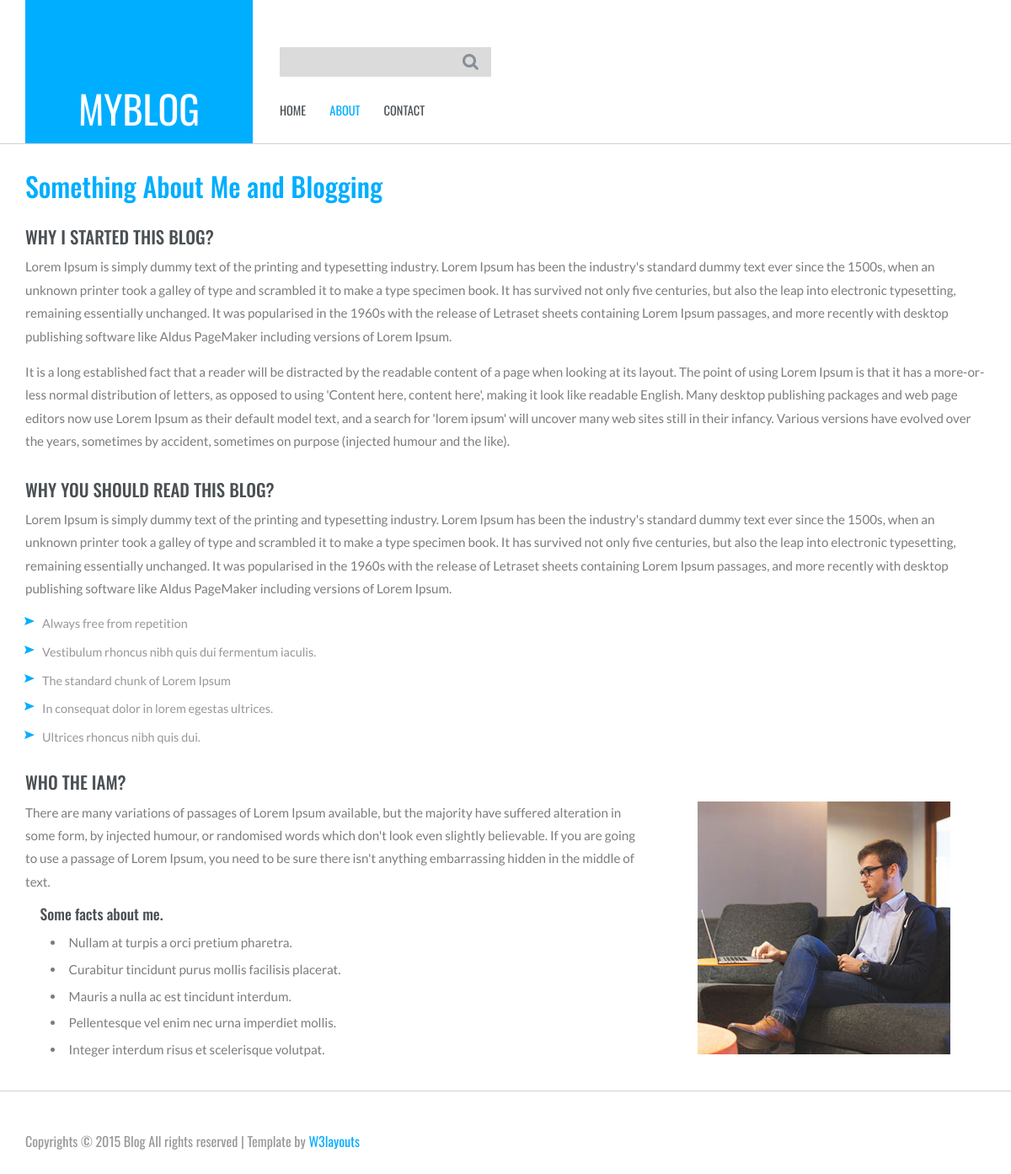
The page /page/about on the database its author committed.
### tables this page shows
CREATE TABLE `settings` (
  `id` int(11) NOT NULL,
  `name` varchar(255) NOT NULL,
  `value` varchar(255) NOT NULL,
  `type` varchar(255) NOT NULL DEFAULT 'text'
);

### engine/Config/Service.php (called while the page is built)
<?php
return [
    Engine\Services\Load\Provider::class,
    Engine\Services\Database\Provider::class,
    Engine\Services\View\Provider::class,
    Engine\Services\Router\Provider::class,
];

### CMS/Config/Routes.php (called while the page is built)
<?php
$router->route('/','HomeController@index');
$router->route('/page/:any','PageController@page');
$router->route('/post/:num','PostController@post');
$router->route('/search','SearchController@redirect');
$router->route('/search/:any','SearchController@search');
$router->route('/comment/add','CommentController@add');
$router->route('/category/:num','SearchController@category');
$router->execute($_SERVER['REQUEST_URI']);
exit;

### engine/Services/Router/Provider.php (called while the page is built, shortened)
<?php
class Provider extends AbstractProvider
{
    private $serviceName = 'router';
    function init()
    {
        $router = new Router($this->di);
        $this->di->add($this->serviceName, $router);
        require_once ROOT_PATH . '/'.VERT.'/Config/Routes.php';
    }
}

### index.php (called while the page is built, shortened)
<?php
require_once __DIR__ . '/engine/App.php';

### engine/DI.php (called while the page is built, shortened)
<?php
 class DI
 {
 	private $container = [];
 	public function add($key, $value){
 		$this->container[$key] = $value;
 		return $this;
 	}
 	public function get($key){
 		return $this->container[$key];
 	}
 }
?>

### engine/Load.php (called while the page is built, shortened)
<?php
class Load
{
    public function model($modelName)
    {
        global $di;
        $modelName  = ucfirst($modelName);
        $model  = new $namespace($di);
        return $model;
    }
}

### CMS/Models/Settings.php (called while the page is built, shortened)
<?php
class Settings extends AbstractModel
{
    public function __construct($di)
    {
        $this->queryBuilder = new QueryBuilder();
        $this->di      = $di;
        $this->db      = $this->di->get('db');
    }
    function getSetting($name){
        $sql = $this->queryBuilder->select()
            ->from('settings')
            ->where('name', $name)
            ->limit('1')
            ->sql();
        return $this->db->query($sql, $this->queryBuilder->values)[0];
    }
}

### engine/Core/Database/QueryBuilder.php (called while the page is built, shortened)
<?php
class QueryBuilder
{
    protected $sql = [];
    public function select($fields = '*')
    {
        $this->sql['select'] = "SELECT {$fields} ";
        return $this;
    }
    public function from($table)
    {
        $this->sql['from'] = "FROM {$table} ";
        return $this;
    }
    public function where($column, $value, $operator = '=')
    {
        $this->sql['where'][] = "{$column} {$operator} ?";
        return $this;
    }
    public function limit($number)
    {
        $this->sql['limit'] = " LIMIT {$number}";
        return $this;
    }
    public function sql()
    {
        $sql = '';
        if(!empty($this->sql)) {
            foreach ($this->sql as $key => $value) {
                if ($key == 'where') {
                    $sql .= ' WHERE ';
                    foreach ($value as $where) {
                        $sql .= $where;
                    }
                } else {
                    $sql .= $value;
                }
            }
        }
        return $sql;
    }
    public function reset()
    {
        $this->sql    = [];
    }
}

### engine/Core/Database/Connection.php (called while the page is built, shortened)
<?php
class Connection
{
	private $link;
	function connect(){
		$config = require_once ROOT_PATH . '/engine/Config/Database.php';
		$dsn = 'mysql:host='.$config['host'].';dbname='.$config['db_name'].';charset='.$config["charset"];
		$this->link = new PDO($dsn, $config["user"], $config["password"]);
		return $this;
	}
	function query($sql, $parameters = []){
		$req = $this->link->prepare($sql);
		$req->execute($parameters);
		$resp = $req->fetchAll(PDO::FETCH_CLASS);
		return $resp;
	}
}
 ?>

### engine/Config/Database.php (called while the page is built)
<?php
return [
			"host" => "localhost",
			"db_name" => "mycms",
			"user" => "root",
			"password" => "",
			"charset" => "utf8"
		];

### content/themes/default/templates/about.php (the view)
<?php $this->theme->header(); ?>
<div class="about-content">
    <div class="container">
        <h2>Something About Me and Blogging</h2>
        <div class="about-section">
            <div class="about-grid">
                <h3>WHY I STARTED THIS BLOG?</h3>
                <p>Lorem Ipsum is simply dummy text of the printing and typesetting industry. Lorem Ipsum has been the industry's standard dummy text ever since the 1500s, when an unknown printer took a galley of type and scrambled it to make a type specimen book.
                    It has survived not only five centuries, but also the leap into electronic typesetting, remaining essentially unchanged. It was popularised in the 1960s with the release of Letraset sheets containing Lorem Ipsum passages, and more recently with desktop publishing software like Aldus PageMaker including
                    versions of Lorem Ipsum.</p>
                <p>It is a long established fact that a reader will be distracted by the readable content of a page when looking at its layout. The point of using Lorem Ipsum is that it has a more-or-less normal distribution of letters, as opposed to using 'Content here, content here', making it look like readable English. Many desktop publishing packages
                    and web page editors now use Lorem Ipsum as their default model text, and a search for 'lorem ipsum' will uncover many web sites still in their infancy. Various versions have evolved over the years, sometimes by accident, sometimes on purpose (injected humour and the like).</p>
            </div>
            <div class="about-grid2">
                <h3>WHY YOU SHOULD READ THIS BLOG?</h3>
                <p>Lorem Ipsum is simply dummy text of the printing and typesetting industry. Lorem Ipsum has been the industry's standard dummy text ever since the 1500s, when an unknown printer took a galley of type and scrambled it to make a type specimen book.
                    It has survived not only five centuries, but also the leap into electronic typesetting, remaining essentially unchanged. It was popularised in the 1960s with the release of Letraset sheets containing Lorem Ipsum passages, and more recently with desktop publishing software like Aldus PageMaker including
                    versions of Lorem Ipsum.</p>
                <ul>
                    <li><a href="#">Always free from repetition</a></li>
                    <li><a href="#">Vestibulum rhoncus nibh quis dui fermentum iaculis.</a></li>
                    <li><a href="#">The standard chunk of Lorem Ipsum</a></li>
                    <li><a href="#">In consequat dolor in lorem egestas ultrices.</a></li>
                    <li><a href="#">Ultrices rhoncus nibh quis dui.</a></li>
                </ul>
            </div>
            <div class="who-iam">
                <h3>WHO THE IAM?</h3>
                <div class="man-info">
                    <p>There are many variations of passages of Lorem Ipsum available, but the majority have suffered alteration in some form, by injected humour, or randomised words which don't look even slightly believable. If you are going to use a passage of Lorem Ipsum, you need to be sure there isn't anything embarrassing hidden in the middle of text. </p>
                    <h4>Some facts about me.</h4>
                    <li>Nullam at turpis a orci pretium pharetra.</li>
                    <li>Curabitur tincidunt purus mollis facilisis placerat.</li>
                    <li>Mauris a nulla ac est tincidunt interdum.</li>
                    <li>Pellentesque vel enim nec urna imperdiet mollis.</li>
                    <li>Integer interdum risus et scelerisque volutpat.</li>
                </div>
                <div class="man-pic">
                    <img src="<?= $this->theme->path; ?>images/man.jpg" alt=""/>
                </div>
                <div class="clearfix"></div>
            </div>
        </div>
    </div>
</div>
<?php $this->theme->footer(); ?>

### engine/App.php (shortened to what this page needs)
<?php
try {
    $di = new DI();
    $services = require ROOT_PATH . "/engine/Config/Service.php";
    foreach ($services as $service){
        $nService = new $service($di);
        $nService->init();
    }
} catch (Exception $e) {
    echo $e->getMessage();
} ?>

### engine/Core/Router/Router.php (shortened to what this page needs)
<?php
class Router
{
    public $routes = array();
    function __construct($di)
    {
        $this->di = $di;
    }
    public function route($pattern, $uri)
    {
        $pattern = '/^' . str_replace('/', '\/', $pattern) . '$/';
        $this->routes[$pattern] = $uri;
    }
    public function execute($url)
    {
        foreach ($this->routes as $pattern => $uri)
        {
            $oPattern = $pattern;
            if (strpos($pattern, ':') !== false) {
                $pattern = str_replace(':any', '(.+)', str_replace(':num', '([0-9]+)', $pattern));
            }
            if (strpos($uri, '@')){
                $explodedUri = explode('@', $uri);
                $action = $explodedUri[1];
            }
            else {
                $controller = $uri;
                $action = 'index';
            }
            if (preg_match($pattern, $url, $params))
            {
                array_shift($params);
                return call_user_func_array([new $controller($this->di), $action], array_values($params));
            }
            else if(array_search($oPattern, array_keys($this->routes)) == count($this->routes) - 1){
                throw new Exception("404. Cannot find ".$pattern." in Routes");
            }
        }
    }
}

### content/themes/default/header.php (shortened to what this page needs)
<!DOCTYPE HTML>
<html>
<head>
    <link href="<?= $this->path; ?>css/bootstrap.css" rel='stylesheet' type='text/css' />
    <link href="<?= $this->path; ?>css/style.css" rel='stylesheet' type='text/css' />
</head>
<body>
<div class="header">
    <div class="container">
        <div class="logo">
            <div class="logo-wrapper">
            <a href="/">
                <?= $this->settings->getSetting('Site name')->value; ?>
            </a>
            </div>
        </div>
        <div class="top-menu">
            <div class="search">
                <form action="/search" method="post">
                    <input type="text" name="s" placeholder="" required="">
                    <input type="submit" value=""/>
                </form>
            </div>
            <ul>
                <li><a href="/">HOME</a></li>
                <li><a href="/page/about">ABOUT</a></li>
                <li><a href="/page/contact">CONTACT</a></li>
            </ul>
        </div>
        <div class="clearfix"></div>
    </div>
</div>

### content/themes/default/footer.php
<div class="footer">
    <div class="container">
        <p>Copyrights © 2015 Blog All rights reserved | Template by <a href="http://w3layouts.com/">W3layouts</a></p>
    </div>
</div>

### content/themes/default/css/style.css (style rules this page uses)
html, body { font-size: 100%; background-size:cover; font-family: 'Oswald', sans-serif; }
body a { transition: 0.5s all ease; -webkit-transition: 0.5s all ease; -moz-transition: 0.5s all ease; -o-transition: 0.5s all ease; -ms-transition: 0.5s all ease; }
h1,h2,h3,h4,h5,h6 { margin:0; }
p { margin:0; }
ul,label { margin:0; padding:0; }
.logo { width: 270px; height: 170px; background-color: #00AEFF; position: relative; }
.logo .logo-wrapper { position: absolute; bottom: .5em; width: 100%; text-align: center; }
.logo a,.logo a:hover,.logo a:focus { color: #fff; font-size: 46px; text-transform: uppercase; text-decoration: none; }
.logo { float:left; margin-right:2em; }
.top-menu { float:left; width:40%; margin-top:3.5em; }
.search { width: 55%; position:relative; }
.search form { border: 1px solid #dbdbdb; background:#dbdbdb; }
.search form input[type="text"] { padding: 5px 6px; font-weight: 400; font-size: 1em; color: #fff; border: none; outline: none; font-family: 'Oswald', sans-serif; width: 87%; background:#dbdbdb; }
.search form input[type="submit"] { background: url('../images/search.png')no-repeat 0px 0px; width: 20px; height: 20px; border: none; cursor: pointer; outline: none; position: absolute; top:23%; }
.top-menu ul { margin-top:1em; }
.top-menu ul li { display: inline-block; }
.top-menu ul li a { margin:1em 1.7em 1em 0em; display: block; color: #4a5054; font-weight: 400; font-size: 0.9em; text-decoration: none; transition: 0.5s all; -webkit-transition: 0.5s all; -moz-transition: 0.5s all; -o-transition: 0.5s all; }
.top-menu ul li a:hover,.top-menu ul li.active a { color:#00aeff; }
.content,.about-content,.contact-content,.single { border-top:1px solid #d2d2d2; border-bottom:1px solid #d2d2d2; }
.footer { padding:3em 0; }
.footer p { color:#989898; font-size:1em; }
.footer p a { color:#00aeff; }
.about-content,.contact-content,.single { padding:2em 0; }
.about-content h2 { color:#00aeff; font-size:2em; }
.about-grid2,.about-grid,.who-iam { margin-top:2em; }
.about-grid h3,.about-grid2 h3,.who-iam h3 { color: #4a5054; font-size: 1.3em; margin-bottom: 0.5em; }
.about-grid p,.about-grid2 p,.who-iam p { color: #7C7C7C; font-family: 'Lato', sans-serif; font-size: 0.95em; line-height:1.8em; font-weight: 400; margin-bottom:1em; }
.about-grid2 li { list-style-image: url(../images/icon3.png); margin: 0 0 10px 20px; }
.about-grid2 li a { font-family: 'Lato', sans-serif; color: #9A9598; font-size: 0.9em; text-decoration: none; }
.man-info { width:60%; float:left; margin-right:5%; }
.man-pic { width:30%; float:left; }
.man-info h4 { color: #4a5054; margin-left:1em; font-size: 1.1em; margin-bottom: 0.5em; }
.man-info li { color: #7C7C7C; font-family: 'Lato', sans-serif; font-size: 0.95em; margin-left:2em; padding:5px 0; }
@media (max-width:1440px) { .man-info { width: 65%; } }

### rows shown on the page
settings: settings.value "MYBLOG", value (picture), shows "Copyrights © 2015 Blog All rights reserved | Template by"
